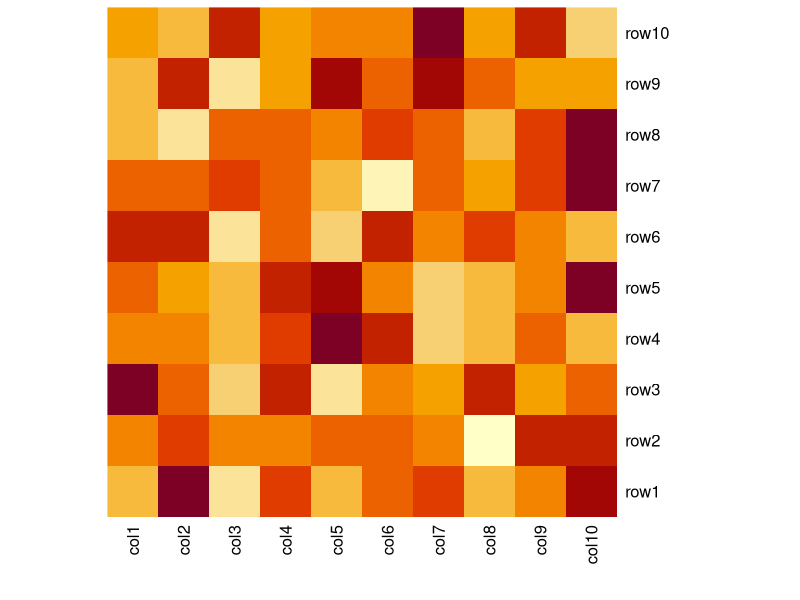

Write R code to recreate this figure.
# Question 3
set.seed(123)
#creating example data
data<-matrix(rnorm(100,0,10), nrow = 10, ncol=10)
data
#column names
colnames(data) <- paste0("col", 1:10)
rownames(data) <- paste0("row", 1:10)
View(data)
heatmap(data,Rowv=NA, Colv =NA)